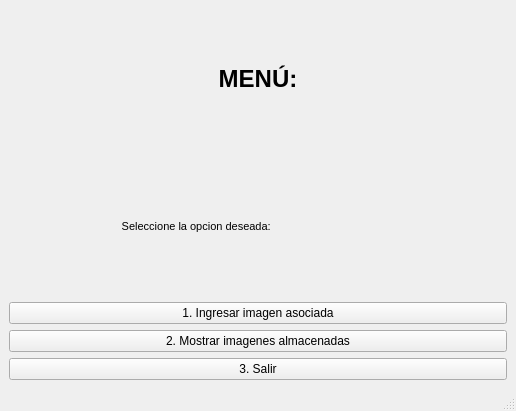
<?xml version="1.0" encoding="UTF-8"?>
<ui version="4.0">
 <class>MainWindow</class>
 <widget class="QMainWindow" name="MainWindow">
  <property name="geometry">
   <rect>
    <x>0</x>
    <y>0</y>
    <width>516</width>
    <height>411</height>
   </rect>
  </property>
  <property name="windowTitle">
   <string>MainWindow</string>
  </property>
  <widget class="QWidget" name="centralwidget">
   <layout class="QVBoxLayout" name="verticalLayout">
    <item>
     <widget class="QLabel" name="label_2">
      <property name="text">
       <string>&lt;html&gt;&lt;head/&gt;&lt;body&gt;&lt;p align=&quot;center&quot;&gt;&lt;span style=&quot; font-size:18pt; font-weight:600;&quot;&gt;MENÚ:&lt;/span&gt;&lt;/p&gt;&lt;/body&gt;&lt;/html&gt;</string>
      </property>
     </widget>
    </item>
    <item>
     <widget class="QLabel" name="label">
      <property name="font">
       <font>
        <pointsize>8</pointsize>
       </font>
      </property>
      <property name="text">
       <string>                                     Seleccione la opcion deseada:</string>
      </property>
     </widget>
    </item>
    <item>
     <widget class="QPushButton" name="ingresar">
      <property name="text">
       <string>1. Ingresar imagen asociada</string>
      </property>
     </widget>
    </item>
    <item>
     <widget class="QPushButton" name="imag">
      <property name="text">
       <string>2. Mostrar imagenes almacenadas</string>
      </property>
     </widget>
    </item>
    <item>
     <widget class="QPushButton" name="salir">
      <property name="text">
       <string>3. Salir</string>
      </property>
     </widget>
    </item>
   </layout>
  </widget>
  <widget class="QMenuBar" name="menubar">
   <property name="geometry">
    <rect>
     <x>0</x>
     <y>0</y>
     <width>516</width>
     <height>26</height>
    </rect>
   </property>
  </widget>
  <widget class="QStatusBar" name="statusbar"/>
 </widget>
 <resources/>
 <connections/>
</ui>
